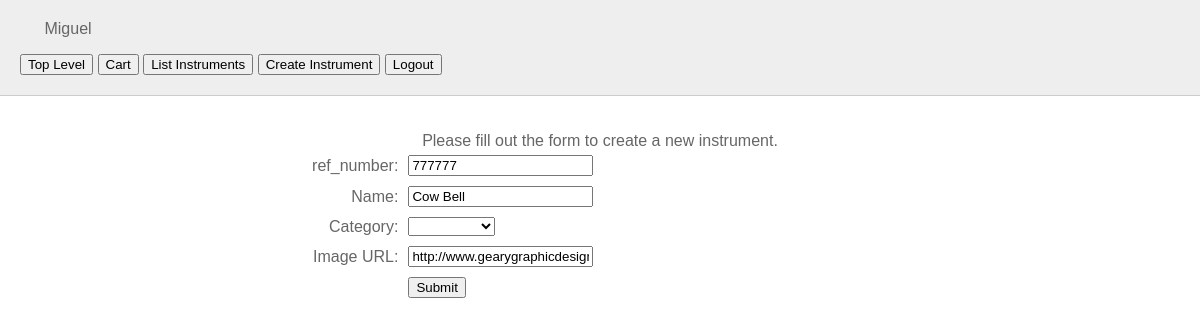
/instruments/update/777777 (signed in), run on an earlier commit of the app's database.
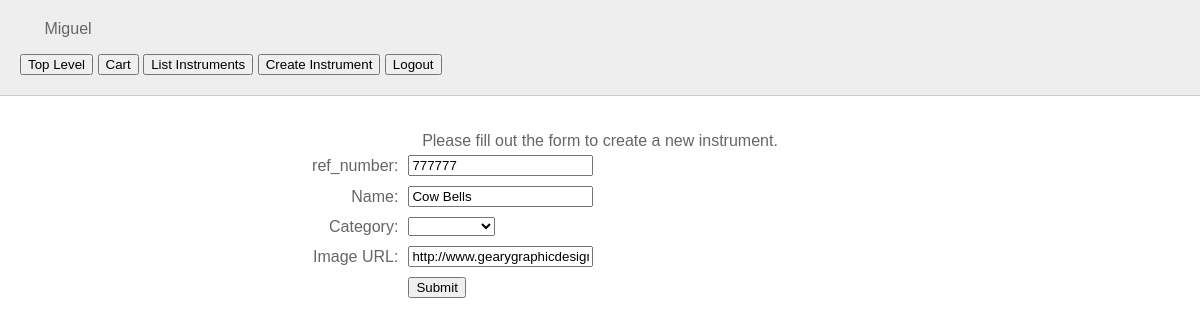
And on a later commit of the database.
### tables this page shows
CREATE TABLE "instruments" (
	"ref_num"	INTEGER,
	"name"	TEXT NOT NULL,
	"category"	TEXT NOT NULL,
	"image"	TEXT NOT NULL,
	PRIMARY KEY("ref_num")
);

### micro_webapp.py (the view)
@app.route('/instruments/update/<ref_number>', methods=['GET', 'POST'])
def update_one_instrument(ref_number):
    if request.method == 'POST':
        instr = instruments.Instrument(ref=int(request.form['ref']), name = request.form['name'], cat = request.form['category'], image= request.form['url'])
        return render_template("new_update.html", message=instr.update_instrument())
    else:
        instr = instruments.Instrument(ref=ref_number)
        return render_template('new_update.html', instrument=instr.todict())

### instruments.py (called while the page is built)
    @staticmethod
    def connectdb(db):
        global conn
        conn = sqlite3.connect(db)
        return conn.cursor()

    @staticmethod
    def disconnectdb():
        conn.close()

    def __post_init__(self):
        if self.ref and (self.name == None):
            self.getone()

    def getone(self):
        cu = super().connectdb(self.db)
        cu.execute("SELECT * FROM instruments WHERE ref_num= :ref", {"ref":self.ref})
        self.ref, self.name, self.cat, self.image = cu.fetchone()
        super().disconnectdb()

    def todict(self):
        if self.cat == 'string':
            self.songsterr = self.getsongsterr()
        return {"ref_num":self.ref, "category": self.cat,"name":self.name, "url":self.image, "songurl": self.songsterr, "reviews":self.reviews}

### templates/new_update.html (shortened to what this page needs)
{% extends 'base.html' %}
{% block body %}
<section>
    {% if instrument %}
    <p><p><form method="post">
        <table class="add_instrument">
            <caption>Please fill out the form to create a new instrument.</caption>
            <tr>
                <td style="text-align: right">ref_number: </td>
                <td style="text-align: left"><input type=text name=ref value="{{instrument['ref_num']}}" readonly></td>
            </tr>
            <tr>
                <td style="text-align: right">Name:</td>
                <td style="text-align: left"><input type=text name=name value="{{instrument['name']}}" required></td>
            </tr>
            <tr>
                <td style="text-align: right">Category:</td>
                <td style= "text-align: left"><select name="category" id="category" value="{{instrument['category']}}" required>
                    <option selected value> </option>
                    <option value="percussion">percussion</option>
                    </select></td>
            </tr>
            <tr>
                <td style="text-align: right">Image URL:</td>
                <td style="text-align: left"><input type=text name=url value="{{instrument['url']}}" required></td>
            </tr>
            <tr>
                <td></td>
                <td style="text-align: left"><input type="submit" value="Submit"></td>
                </form>
    {% endif %}
    <section>
    </section>
{% endblock %}

What changed in the data, as far as the page shows it:
changed instruments id 777777: name "Cow Bell" → "Cow Bells"
